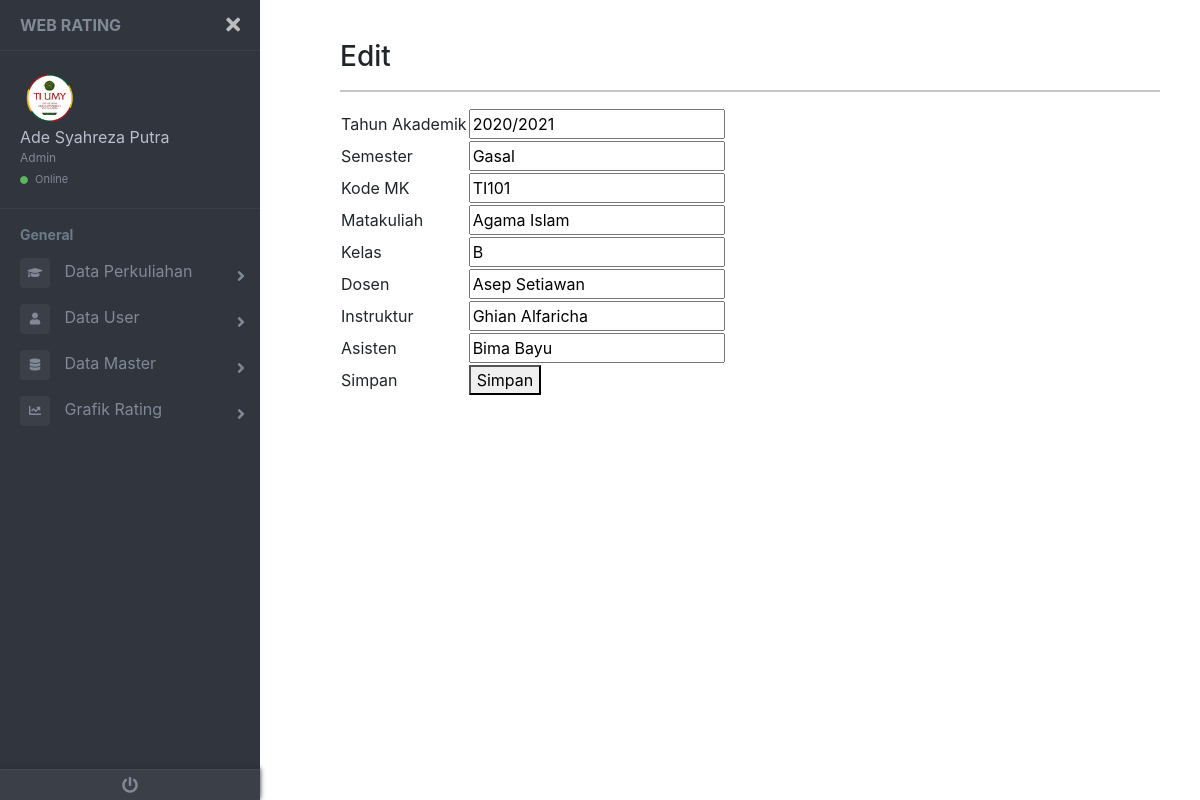
Screenshot of /admin/mk_pilih/aksi_edit.php?id=2 (signed in) with the database file from the repository.
### tables this page shows
CREATE TABLE `user` (
  `id` int(11) NOT NULL,
  `nik_nim` varchar(50) NOT NULL,
  `username` varchar(200) NOT NULL,
  `nama` varchar(200) NOT NULL,
  `password` varchar(100) NOT NULL,
  `level` varchar(200) NOT NULL
);

CREATE TABLE `matkul` (
  `id` int(11) NOT NULL,
  `tahunakademik` varchar(25) NOT NULL,
  `smstr` varchar(25) NOT NULL,
  `kodemk` varchar(25) NOT NULL,
  `matkul` varchar(100) NOT NULL,
  `kelas` varchar(25) NOT NULL,
  `dosen` varchar(200) NOT NULL,
  `instruktur` varchar(200) NOT NULL,
  `asdos` varchar(200) NOT NULL
);

### admin/mk_pilih/aksi_edit.php (the view, shortened to what this page needs)
<!DOCTYPE html>
<html lang="en">
<head>
    <link rel="stylesheet" href="../../asset/css/bootstrap.css">
    <link rel="stylesheet" href="../../asset/css/sidebar.css">
    <link href="//maxcdn.bootstrapcdn.com/bootstrap/4.0.0/css/bootstrap.min.css" rel="stylesheet" id="bootstrap-css">
    <link href="https://use.fontawesome.com/releases/v5.0.6/css/all.css" rel="stylesheet">
    <link href="https://maxcdn.bootstrapcdn.com/bootstrap/4.0.0/css/bootstrap.min.css" rel="stylesheet">
</head>
<body>
    <div class="page-wrapper chiller-theme toggled">
        <nav id="sidebar" class="sidebar-wrapper">
            <div class="sidebar-content">
                <div class="sidebar-brand">
                    <a href="../index.php">Web Rating</a>
                    <div id="close-sidebar">
                        <i class="fas fa-times"></i>
                    </div>
                </div>
                <div class="sidebar-header">
                    <div class="user-pic">
                        <img class="img-responsive img-rounded" src="../../asset/images/logo1.png" alt="User Picture">
                    </div>
                    <div class="user-info">
                        <span class="user-name">
                            <?php
                            include "../../get_profile.php";
                            ?>
                        </span>
                        <span class="user-role">Admin</span>
                        <span class="user-status">
                            <i class="fa fa-circle"></i>
                            <span>Online</span>
                        </span>
                    </div>
                </div>
                <div class="sidebar-menu">
                    <ul>
                        <li class="header-menu">
                            <span>General</span>
                        </li>
                        <li class="sidebar-dropdown">
                            <a href="#">
                                <i class="fa fa-graduation-cap"></i>
                                <span>Data Perkuliahan</span>
                            </a>
                        </li>
                        <li class=sidebar-dropdown>
                            <a href="#">
                                <i class="fa fa-user"></i>
                                <span>Data User</span>
                            </a>
                        </li>
                        <li class="sidebar-dropdown">
                                <a href="#">
                                    <i class="fas fa-database"></i>
                                    <span>Data Master</span>
                                </a>
                            </li>
                        <li class="sidebar-dropdown">
                            <a href="#">
                                <i class="fa fa-chart-line"></i>
                                <span>Grafik Rating</span>
                            </a>
                        </li>
                    </ul>
                </div>
            </div>
            <div class="sidebar-footer">
                <a href="../../aut/logout.php">
                    <i class="fa fa-power-off"></i>
                </a>
            </div>
        </nav>
    <main class="page-content">
        <div class="container-fluid">
        <h3>Edit</h3>
        <hr>
        <?php
        include "../../koneksi.php";
        $id = $_GET['id'];
        $query_mysql = mysqli_query($koneksi, "SELECT * FROM matkul WHERE id='$id'")or die(mysqli_error());
        while($data = mysqli_fetch_array($query_mysql)){
        ?>
            <form action="update.php" method="post">
                <table>
                    <tr>
                        <td>Tahun Akademik</td>
                        <td>
                            <input type="text" name="thnakademik" value="<?php echo $data['tahunakademik'] ?>">
                        </td>
                    </tr>
                    <tr>
                        <td>Semester</td>
                        <td>
                            <input type="text" name="smstr" value="<?php echo $data['smstr'] ?>">
                        </td>
                    </tr>
                    <tr>
                        <td>Kode MK</td>
                        <td>
                            <input type="text" name="kodemk" value="<?php echo $data['kodemk'] ?>">
                        </td>
                    </tr>
                    <tr>
                        <td>Matakuliah</td>
                        <td>
                            <input type="text" name="matkul" value="<?php echo $data['matkul'] ?>">
                        </td>
                    </tr>
                    <tr>
                        <td>Kelas</td>
                        <td>
                            <input type="text" name="kelas" value="<?php echo $data['kelas'] ?>">
                        </td>
                    </tr>
                    <tr>
                        <td>Dosen</td>
                        <td>
                            <input type="text" name="dosen" value="<?php echo $data['dosen'] ?>">
                        </td>
                    </tr>
                    <tr>
                        <td>Instruktur</td>
                        <td>
                            <input type="text" name="instruktur" value="<?php echo $data['instruktur'] ?>">
                        </td>
                    </tr>
                    <tr>
                        <td>Asisten</td>
                        <td>
                            <input type="text" name="asdos" value="<?php echo $data['asdos'] ?>">
                        </td>
                    </tr>
                    <tr>
                        <td>Simpan</td>
                        <td><button onclick='jacascript:alert("data anda berhasil di update")' href='#'>Simpan</button></td>
                    </tr>
                </table>
            </form>
        <?php } ?>
        </div>
    </main>
    </div>
</body>
</html>

### get_profile.php
<?php
include "koneksi.php";
$username = $_SESSION['username'];
$query = "SELECT nama FROM user WHERE username = '".$username."'";
$result = mysqli_query($koneksi, $query);
if(mysqli_num_rows($result)>0)
{
    $row = mysqli_fetch_array($result);
    $nama = $row["nama"];
    echo $nama;
}
else
{
    echo "No record found";
}
?>

### rows the page displays
user: nama "Ade Syahreza Putra"
matkul: thnakademik "2020/2021", smstr "Gasal", kodemk "TI101", matkul "Agama Islam", kelas "B", dosen "Asep Setiawan", instruktur "Ghian Alfaricha", asdos "Bima Bayu"
